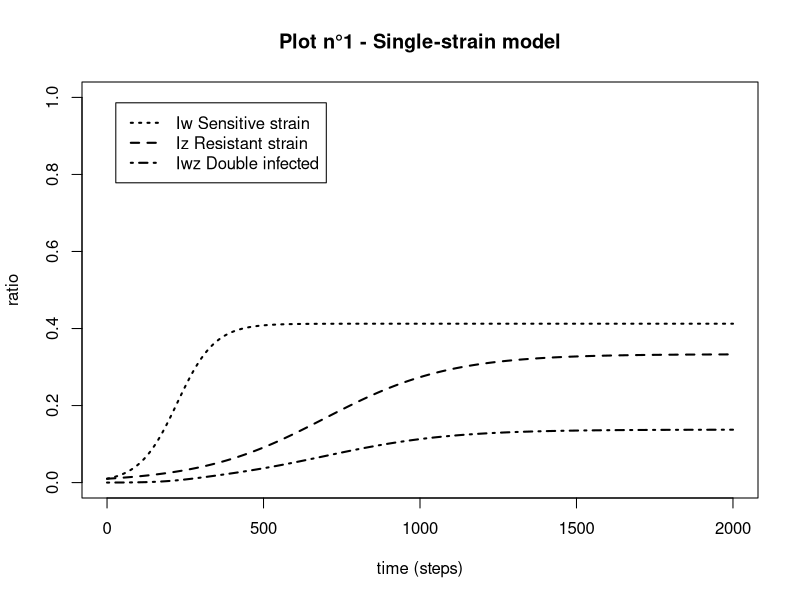
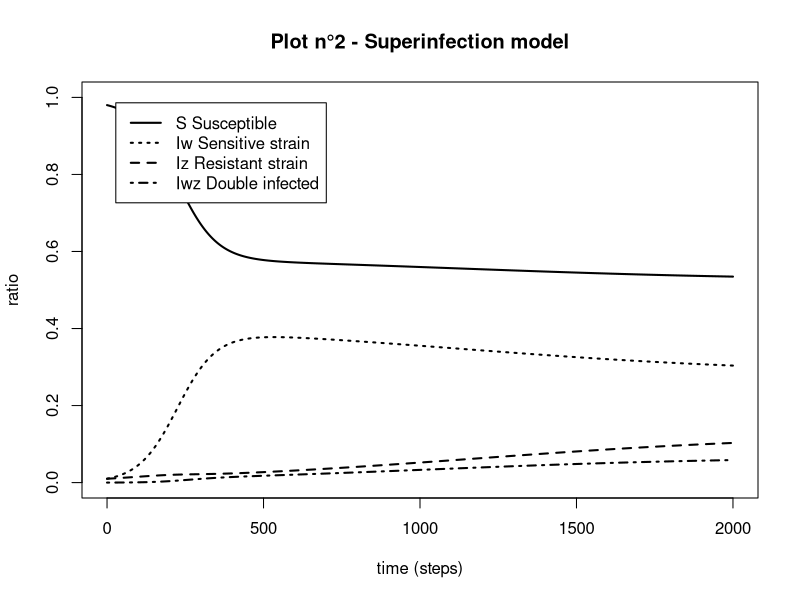
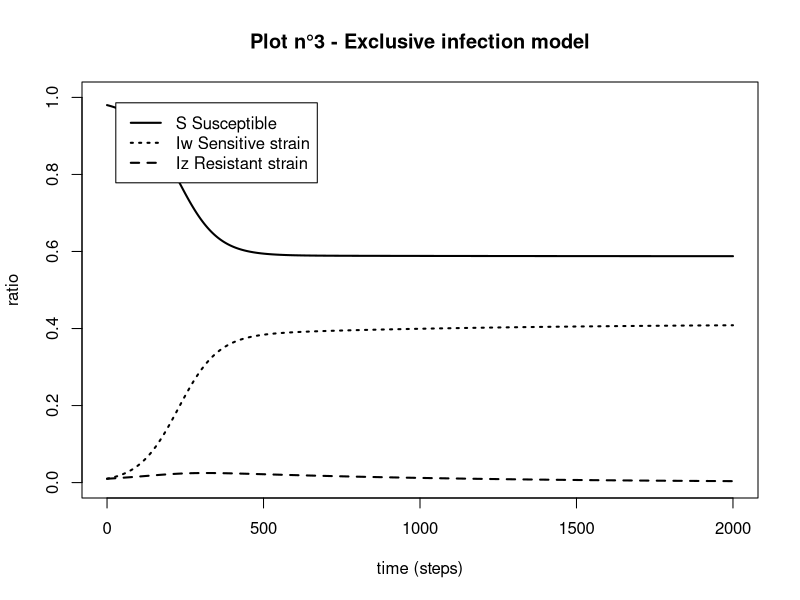
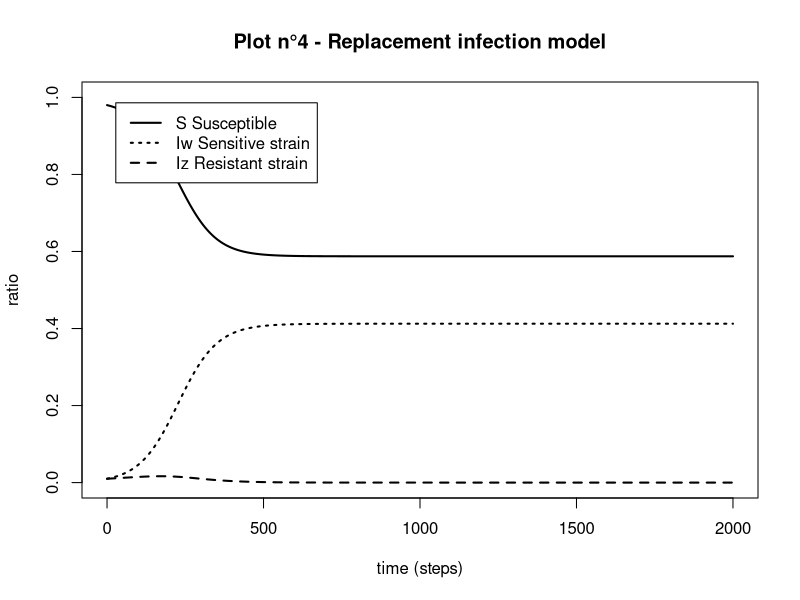
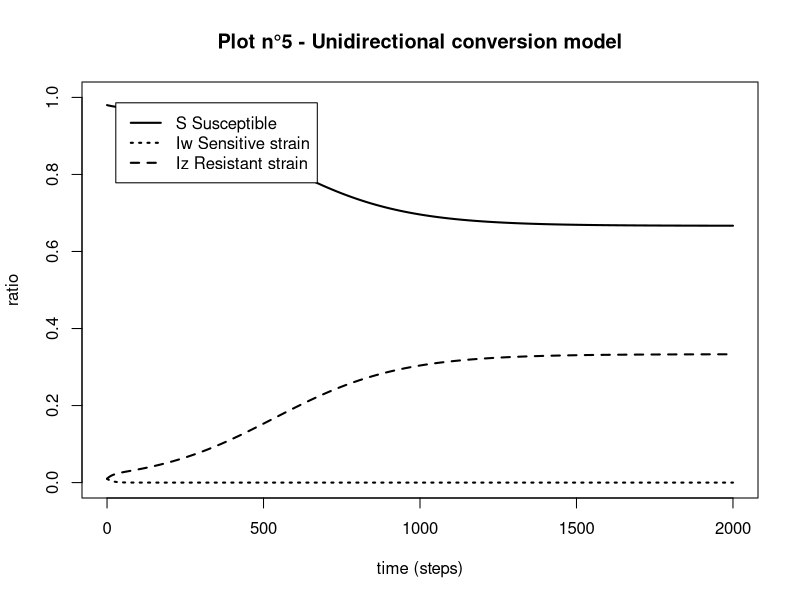
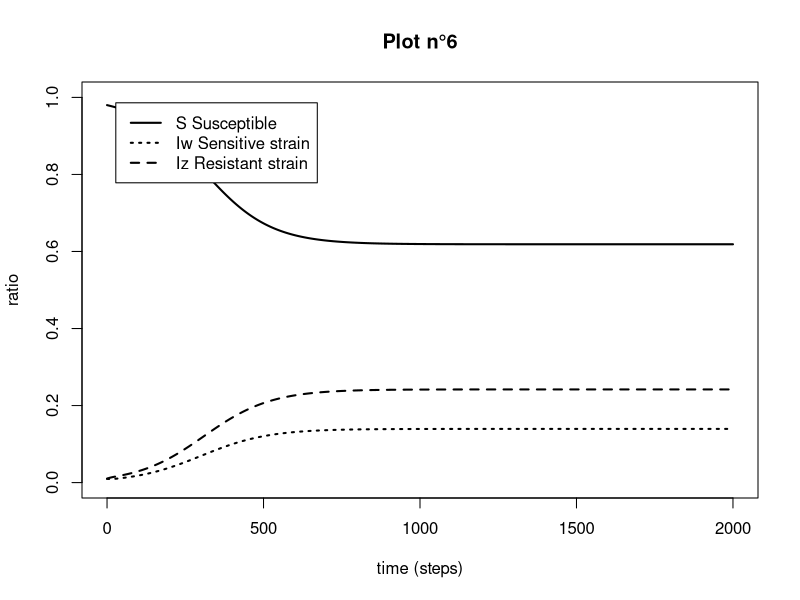

Here is the R script that generated these plots, in order:
## ---- chunk 1
library(deSolve)
options("scipen" = 10)
N <- 1
a <- 2000
pbeta_w <- 0.04
pbeta_z <- 0.015
pgammaa <- 0.01
pgamma_tilt <- 0.1
pq <- 0.5
prho <- 0.5
pphi <- 0.05
peps <- 0.15
m <- 1
prop <- 0.01

## ---- chunk 2
parameters <- c(beta_w=pbeta_w, beta_z=pbeta_z, gamma=pgammaa, gamma_prim=pgamma_tilt, eps=peps )

state <- c(S1=1-prop, S2=1-prop, Iw=prop, Iz=prop)

times <- seq(0, a, by=m)

SIS_single_strain=function(times, state, parameters){
  with(as.list(c(state,parameters)),
       {dS1 <- - beta_w*Iw*S1 + gamma*(1-eps)*Iw + gamma_prim*eps*Iw
        dS2 <- - beta_z*Iz*S2 + gamma*Iz
        dIw <- beta_w*Iw*S1 - gamma*(1-eps)*Iw - gamma_prim*eps*Iw
        dIz <- beta_z*Iz*S2 - gamma*Iz
        list(c(dS1, dS2, dIw, dIz))
       })
}

require(deSolve)

out=as.data.frame(
  ode(y=state, times=times, func=SIS_single_strain, parms=parameters)
)



## ---- chunk 3
plot(times, out$Iw, main="Plot n°1 - Single-strain model", xlab="time (steps)", ylab="ratio", ylim=c(0,1), lty=3, lwd=2, type="l")

lines(times, out$Iz, lty=2, lwd=2)

double_inf <- out$Iw*out$Iz

lines(times, double_inf, lty=4, lwd=2)

legend("topleft" , inset=.05, c("Iw Sensitive strain", "Iz Resistant strain", "Iwz Double infected" ), lty=c(3,2,4), lwd=c(2,2,2))
## ---- chunk 4
parameters <- c(beta_w=pbeta_w, beta_z=pbeta_z, gamma=pgammaa, gamma_prim=pgamma_tilt, eps=peps, q=pq )

state <- c(S=1-2*prop, Iw=prop, Iz=prop, Iwz=0)

times=seq(0, a, by=m)

SIS_superinf=function(times, state, parameters){
  with(as.list(c(state,parameters)),
       {dS = - beta_w*(Iw+q*Iwz)*S - beta_z*(Iz+q*Iwz)*S + gamma*(1-eps)*Iw + gamma_prim*eps*Iw + gamma*Iz
        dIw = beta_w*(Iw+q*Iwz)*S + gamma*Iwz - beta_z*(Iz+q*Iwz)*Iw - gamma*(1-eps)*Iw - gamma_prim*eps*Iw 
        dIz = beta_z*(Iz+q*Iwz)*S + gamma*(1-eps)*Iwz + gamma_prim*eps*Iwz - beta_w*(Iw+q*Iwz)*Iz - gamma*Iz 
        dIwz = beta_w*(Iw+q*Iwz)*Iz + beta_z*(Iz+q*Iwz)*Iw - gamma*Iwz - gamma*(1-eps)*Iwz - gamma_prim*eps*Iwz
        list(c(dS, dIw, dIz, dIwz))
       })
}

require(deSolve)

out_super=as.data.frame(
  ode(y=state, times=times, func=SIS_superinf, parms=parameters)
)

## ---- chunk 5
plot(times, out_super$S, main="Plot n°2 - Superinfection model", xlab="time (steps)", ylab="ratio", ylim=c(0,1), lty=1, lwd=2, type="l")
lines(times, out_super$Iw, lty=3, lwd=2)
lines(times, out_super$Iz, lty=2, lwd=2)
lines(times, out_super$Iwz, lty=4, lwd=2)

legend("topleft" , inset=.05, c("S Susceptible","Iw Sensitive strain", "Iz Resistant strain", "Iwz Double infected" ), lty=c(1,3,2,4), lwd=c(2,2,2,2))
## ---- chunk 6
parameters <- c(beta_w=pbeta_w, beta_z=pbeta_z, gamma=pgammaa, gamma_prim=pgamma_tilt, eps=peps)

state <- c(S=1-2*prop, Iw=prop, Iz=prop)

times=seq(0, a, by=m)

SIS_exclusive=function(times, state, parameters){
  with(as.list(c(state,parameters)),
       {dS = - beta_w*Iw*S - beta_z*Iz*S + gamma*(1-eps)*Iw + gamma_prim*eps*Iw + gamma*Iz
        dIw = beta_w*Iw*S - gamma*(1-eps)*Iw - gamma_prim*eps*Iw
        dIz = beta_z*Iz*S - gamma*Iz
        list(c(dS, dIw, dIz))
       })
}

require(deSolve)

out_exc=as.data.frame(
  ode(y=state, times=times, func=SIS_exclusive, parms=parameters)
)

## ---- chunk 7
plot(times, out_exc$S, main="Plot n°3 - Exclusive infection model", xlab="time (steps)", ylab="ratio", ylim=c(0,1), lty=1, lwd=2, type="l")
lines(times, out_exc$Iw, lty=3, lwd=2)
lines(times, out_exc$Iz, lty=2, lwd=2)

legend("topleft" , inset=.05, c("S Susceptible","Iw Sensitive strain", "Iz Resistant strain" ), lty=c(1,3,2), lwd=c(2,2,2))

## ---- chunk 8
parameters <- c(beta_w=pbeta_w, beta_z=pbeta_z, gamma=pgammaa, gamma_prim=pgamma_tilt, eps=peps)

state <- c(S=1-2*prop, Iw=prop, Iz=prop)

times=seq(0, a, by=m)

SIS_replacement=function(times, state, parameters){
  with(as.list(c(state,parameters)),
       {dS = - beta_w*Iw*S - beta_z*Iz*S + gamma*(1-eps)*Iw + gamma_prim*eps*Iw + gamma*Iz
        dIw = beta_w*Iw*S - gamma*(1-eps)*Iw - gamma_prim*eps*Iw + (beta_w-beta_z)*Iw*Iz
        dIz = beta_z*Iz*S - gamma*Iz - (beta_w-beta_z)*Iw*Iz
        list(c(dS, dIw, dIz))
       })
}

require(deSolve)

out_rep=as.data.frame(
  ode(y=state, times=times, func=SIS_replacement, parms=parameters)
)

## ---- chunk 9
plot(times, out_rep$S, main="Plot n°4 - Replacement infection model", xlab="time (steps)", ylab="ratio", ylim=c(0,1), lty=1, lwd=2, type="l")
lines(times, out_rep$Iw, lty=3, lwd=2)
lines(times, out_rep$Iz, lty=2, lwd=2)

legend("topleft" , inset=.05, c("S Susceptible","Iw Sensitive strain", "Iz Resistant strain" ), lty=c(1,3,2), lwd=c(2,2,2))
## ---- chunk 10
parameters <- c(beta_w=pbeta_w, beta_z=pbeta_z, gamma=pgammaa, gamma_prim=pgamma_tilt, eps=peps, rho=prho )

state <- c(S=1-2*prop, Iw=prop, Iz=prop)

times=seq(0, a, by=m)

SIS_unidir=function(times, state, parameters){
  with(as.list(c(state,parameters)),
       {dS = - beta_w*Iw*S - beta_z*Iz*S + gamma*(1-eps)*Iw + gamma_prim*eps*Iw + gamma*Iz
        dIw = beta_w*Iw*S - gamma*(1-eps)*Iw - gamma_prim*eps*Iw - rho*eps*Iw
        dIz = beta_z*Iz*S - gamma*Iz + rho*eps*Iw
        list(c(dS, dIw, dIz))
       })
}

require(deSolve)

out_uni=as.data.frame(
  ode(y=state, times=times, func=SIS_unidir, parms=parameters)
)

## ---- chunk 11
plot(times, out_uni$S, main="Plot n°5 - Unidirectional conversion model", xlab="time (steps)", ylab="ratio", ylim=c(0,1), lty=1, lwd=2, type="l")
lines(times, out_uni$Iw, lty=3, lwd=2)
lines(times, out_uni$Iz, lty=2, lwd=2)

legend("topleft" , inset=.05, c("S Susceptible","Iw Sensitive strain", "Iz Resistant strain" ), lty=c(1,3,2), lwd=c(2,2,2))
## ---- chunk 12
parameters <- c(beta_w=pbeta_w, beta_z=pbeta_z, gamma=pgammaa, gamma_prim=pgamma_tilt, eps=peps, rho=prho, phi=pphi )

state <- c(S=1-2*prop, Iw=prop, Iz=prop)

times=seq(0, a, by=m)

SIS_bidir=function(times, state, parameters){
  with(as.list(c(state,parameters)),
       {dS = - beta_w*Iw*S - beta_z*Iz*S + gamma*(1-eps)*Iw + gamma_prim*eps*Iw + gamma*Iz
        dIw = beta_w*Iw*S - gamma*(1-eps)*Iw - gamma_prim*eps*Iw - rho*eps*Iw + phi*(1-eps)*Iz
        dIz = beta_z*Iz*S - gamma*Iz + rho*eps*Iw - phi*(1-eps)*Iz
        list(c(dS, dIw, dIz))
       })
}

require(deSolve)

out_bi=as.data.frame(
  ode(y=state, times=times, func=SIS_bidir, parms=parameters)
)

## ---- chunk 13
plot(times, out_bi$S, main="Plot n°6", xlab="time (steps)", ylab="ratio", ylim=c(0,1), lty=1, lwd=2, type="l")
lines(times, out_bi$Iw, lty=3, lwd=2)
lines(times, out_bi$Iz, lty=2, lwd=2)

legend("topleft" , inset=.05, c("S Susceptible","Iw Sensitive strain", "Iz Resistant strain" ), lty=c(1,3,2), lwd=c(2,2,2))
